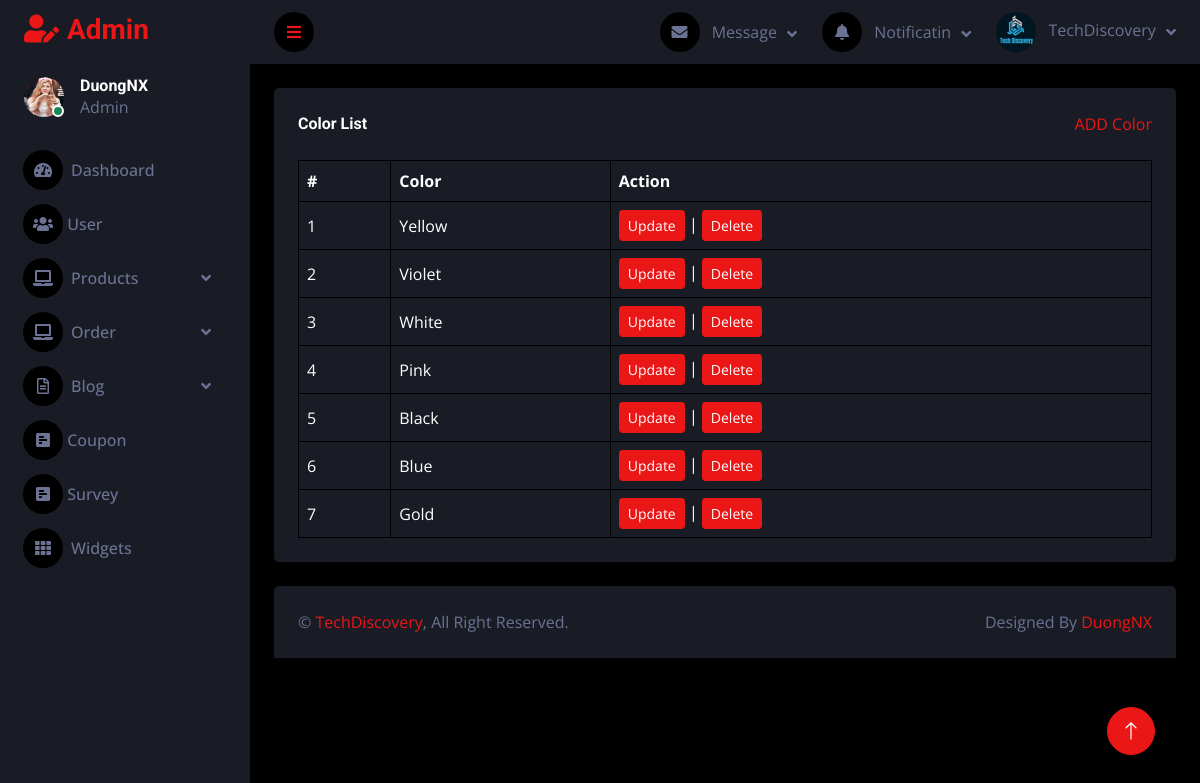
The app's page /admin/colorlist.php, older data.
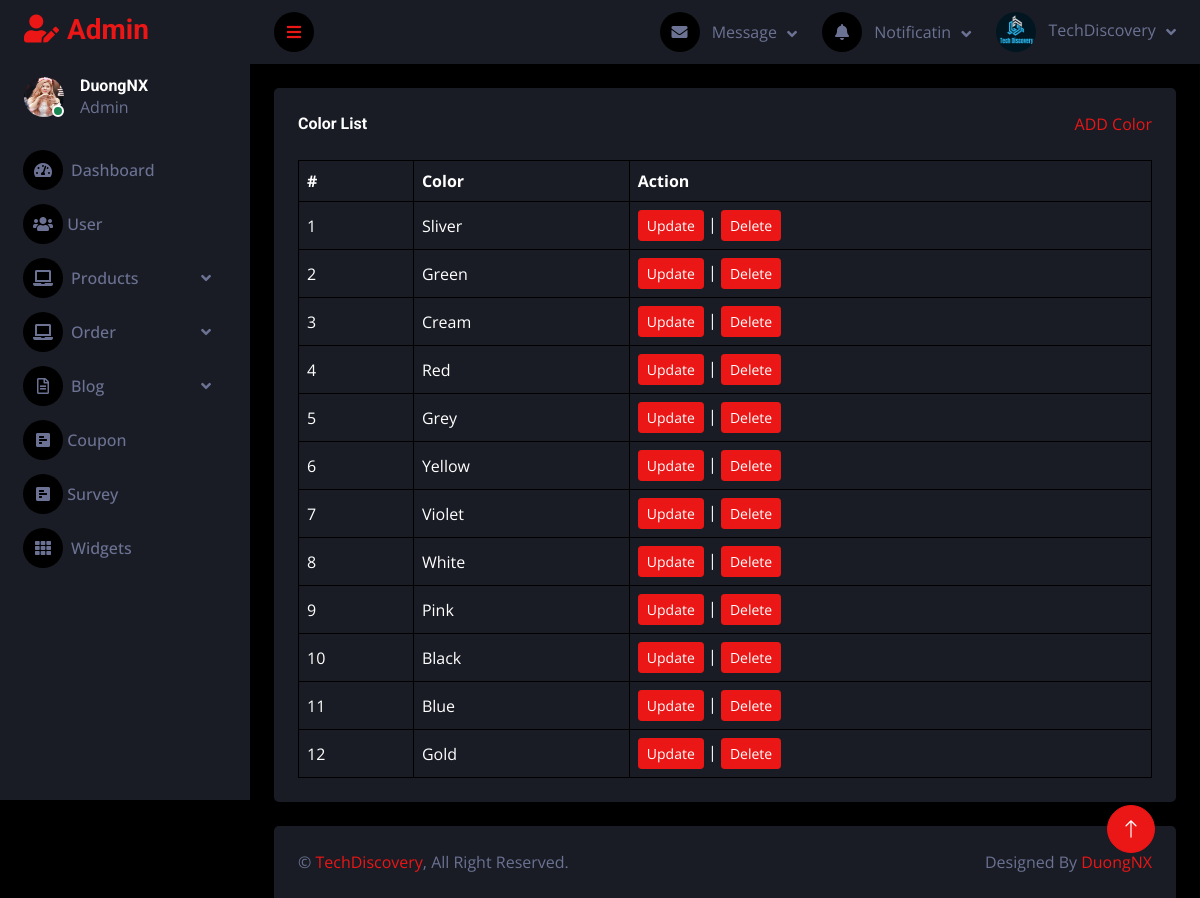
The same page, newer data.
### tables this page shows
CREATE TABLE `tbl_color` (
  `color_id` int(11) NOT NULL,
  `color_name` varchar(255) NOT NULL
);

### admin/database.php (called while the page is built, shortened)
<?php
class Database
{
    public $host = DB_HOST;
    public $user = DB_USER;
    public $pass = DB_PASS;
    public $dbname = DB_NAME;
    public $link;
    private function connectDB()
    {
        $this->link = new mysqli($this->host, $this->user, $this->pass, $this->dbname);
    }
    public function select($query)
    {
        $result = $this->link->query($query) or die($this->link->error . __LINE__);
        if ($result->num_rows > 0) {
            return $result;
        } else {
            return false;
        }
    }
}
?>

### admin/class/color_class.php (called while the page is built, shortened)
<?php
    include 'database.php';
?>
<?php
    class color {
        private $db;
        public function __construct()
        {
            $this -> db = new Database();
        }
        public function show_color(){
            $query = "SELECT * FROM tbl_color ORDER BY color_id DESC ";
            $result = $this->db->select($query);
            return $result;
        }
    }
?>

### admin/colorlist.php (the view, shortened to what this page needs)
<?php
include "header.php";
include "sidebar.php";
include "navbar.php";
include "class/color_class.php";
?>
<?php
$color = new color;
$show_colors = $color->show_color();
?>
<div class="container-fluid pt-4 px-4">
    <div class="bg-secondary text-center rounded p-4">
        <div class="d-flex align-items-center justify-content-between mb-4">
            <h6 class="mb-0">Color List</h6>
            <a href="color_add.php">ADD Color</a>
        </div>
        <div class="table-responsive">
            <table class="table text-start align-middle table-bordered table-hover mb-0">
                <thead>
                    <tr class="text-white">
                        <th scope="col">#</th>
                        <th scope="col">Color</th>
                        <th scope="col">Action</th>
                    </tr>
                </thead>
                <tbody>
                    <?php
                    if ($show_colors) {
                        $i = 0;
                        while ($result = $show_colors->fetch_assoc()) {
                            $i++;
                    ?>
                            <tr>
                                <td><?php echo $i ?></td>
                                <td><?php echo $result['color_name'] ?></td>
                                <td>
                                    <a class="btn btn-sm btn-primary" href="coloredit.php?color_id=<?php echo $result['color_id'] ?>">Update</a> |
                                    <a class="btn btn-sm btn-primary" href="#" onclick="confirmDelete(<?php echo $result['color_id'] ?>)">Delete</a>
                                </td>
                            </tr>
                    <?php
                        }
                    }
                    ?>
                </tbody>
            </table>
        </div>
    </div>
</div>
<?php
include "footer.php";
?>

Row changes from the older to the newer data that the page shows:
added tbl_color: color_name "Sliver"
added tbl_color: color_name "Green"
added tbl_color: color_name "Cream"
added tbl_color: color_name "Red"
added tbl_color: color_name "Grey"
